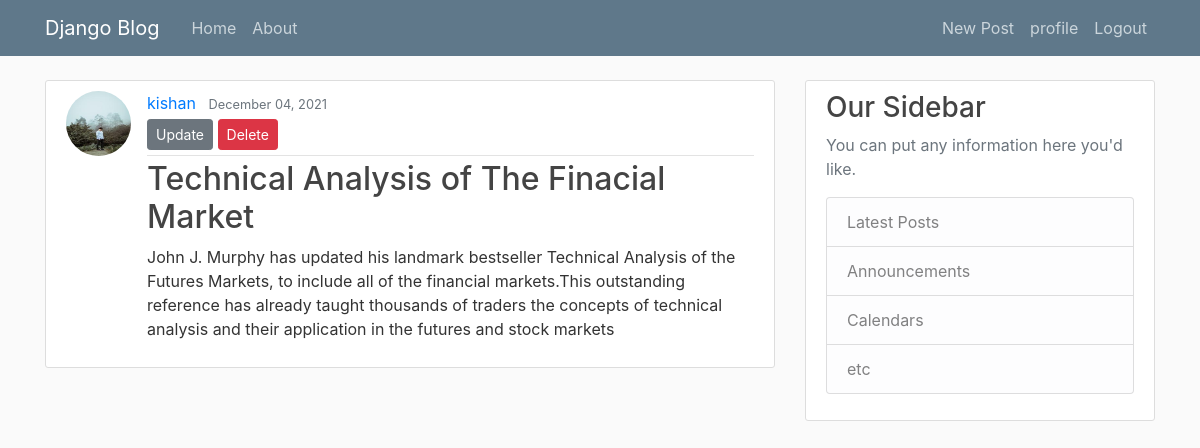
The app's page /post/5/ (signed in), older data.
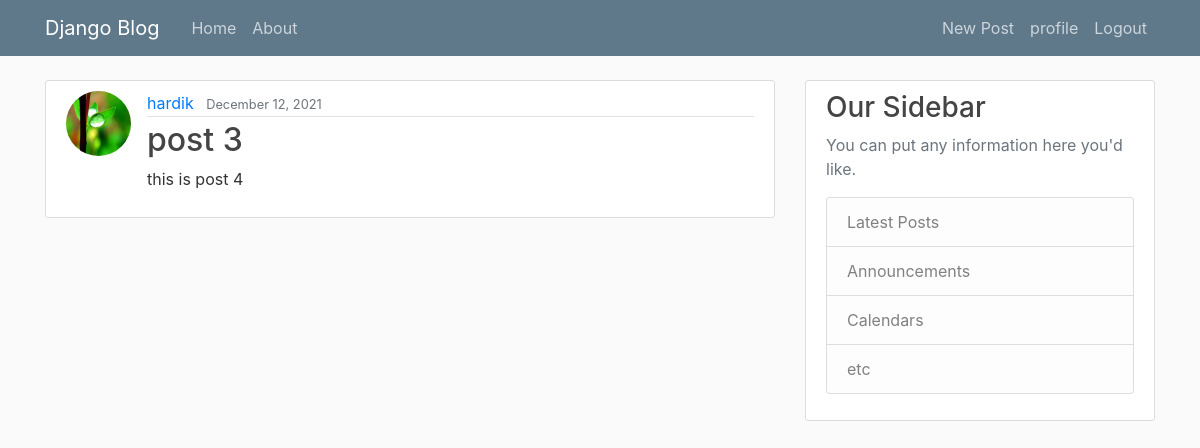
The same page, newer data.
### blog/models.py (models this page shows, shortened)
class Post(models.Model):
	title = models.CharField(max_length = 100)
	content = models.TextField()
	date_posted = models.DateTimeField(default = timezone.now)
	author = models.ForeignKey(User, on_delete=models.CASCADE)

### users/models.py (models this page shows, shortened)
class Profile(models.Model):
	user = models.OneToOneField(User, on_delete=models.CASCADE)
	image = models.ImageField(default='default.jpg', upload_to='profile_pics')

### blog/views.py (the view)
# urls.py: path('post/<int:pk>/',PostDetailView.as_view(), name='post-detail'),
class PostDetailView(DetailView):
    model = Post

### blog/templates/blog/post_detail.html
{% extends "blog/base.html" %}
{% block content %}
  <article class="media content-section">
    <img class="rounded-circle article-img" src="{{ object.author.profile.image.url }}">
    <div class="media-body">
      <div class="article-metadata">
        <a class="mr-2" href="#">{{ object.author }}</a>
        <small class="text-muted">{{ object.date_posted|date:"F d, Y" }}</small>
        {% if object.author == user %}
          <div>
            <a class="btn btn-secondary btn-sm mt-1 mb-1" href="{% url 'post-update' object.id %}">Update</a>
            <a class="btn btn-danger btn-sm mt-1 mb-1" href="{% url 'post-delete' object.id %}">Delete</a>
          </div>
        {% endif %}
      </div>
      <h2 class="article-title">{{ object.title }}</h2>
      <p class="article-content">{{ object.content }}</p>
    </div>
  </article>
{% endblock content %}

Row changes from the older to the newer data that the page shows:
changed Post: author.profile.image: picture added in place of a placeholder; author "kishan" → "hardik"; date_posted "December 04, 2021" → "December 12, 2021"; title "Technical Analysis of The Finacial Market" → "post 3"; content "John J. Murphy has updated his landmark bestseller Technical Analysis of the Futures Markets, to include all of the financial markets.This outstanding reference has already taught thousands of traders the concepts of technical analysis and their application in the futures and stock markets" → "this is post 4"; author_id 1 → 2 (drawn)
Text that changed along with them:
text no longer shown: "Update Delete"
